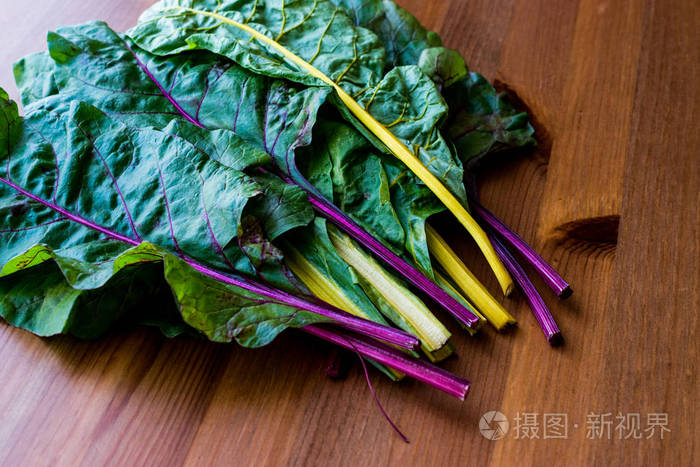
#> input picture golden_dataset/dark_products/0edaa9fa4d67ab7482a9f10c49d8fcbe.jpeg, 700 x 467 px
$ python -i app.py   (imports and definitions only)
#> lines starting #> are read from the running program, lines starting #| are printed output that depends on the picture
#> further down, picture is the input picture: PIL image 700x467 RGB; mean R, G, B 95.3, 90.3, 72
from __future__ import annotations

import base64
import hashlib
import io
import math
import os

from fastapi import FastAPI, HTTPException, Request
from fastapi.responses import JSONResponse
from PIL import Image, ImageChops, ImageEnhance, ImageFilter, ImageOps

DEFAULT_STYLE = os.getenv("IC_LIGHT_DEFAULT_STYLE", "studio")

# [1 line not run here, left out]


def _clamp(value: float, minimum: float, maximum: float) -> float:
    return max(minimum, min(maximum, value))


# [12 lines left out: functions _load_image, _to_png_bytes, not called in this run]


def _foreground_mask(image: Image.Image) -> Image.Image:
    rgb = image.convert("RGB")
    width, height = rgb.size
#> width = 700; height = 467
    sample = max(1, min(width, height) // 14)
#> sample = 33
    corners = [
        (0, 0, sample, sample),
        (width - sample, 0, width, sample),
        (0, height - sample, sample, height),
        (width - sample, height - sample, width, height),
    ]
    samples: list[tuple[int, int, int]] = []
    for box in corners:
        samples.extend(list(rgb.crop(box).getdata()))
#> after the loop, samples = 4356 items, first 6: (222, 219, 238), (222, 219, 238), (221, 218, 237), (221, 218, 237), (220, 217, 236), (220, 217, 236)
    if not samples:
        samples = [(255, 255, 255)]
    avg = (
        round(sum(px[0] for px in samples) / len(samples)),
        round(sum(px[1] for px in samples) / len(samples)),
        round(sum(px[2] for px in samples) / len(samples)),
    )
#> avg = (162, 130, 124)
    mask = Image.new("L", rgb.size, 0)
#> mask: PIL image 700x467 L; every value is 0
    pixels = rgb.load()
    mask_pixels = mask.load()
    for y in range(height):
        for x in range(width):
            red, green, blue = pixels[x, y]
            distance = math.sqrt((red - avg[0]) ** 2 + (green - avg[1]) ** 2 + (blue - avg[2]) ** 2)
            mask_pixels[x, y] = 255 if distance > 28 else 0
    return mask.filter(ImageFilter.GaussianBlur(1.4))
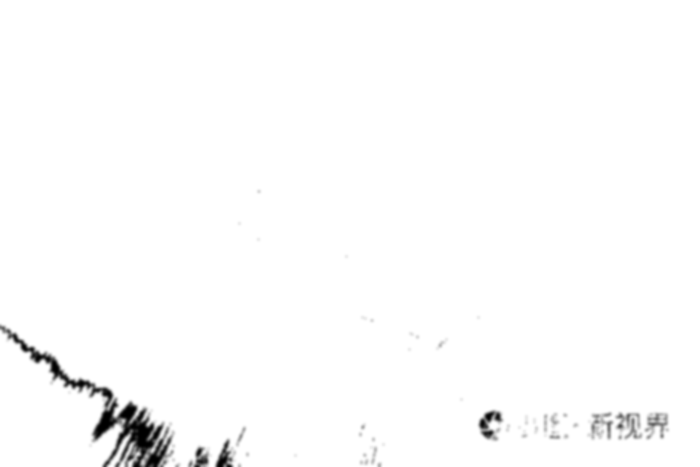
#> returned value: PIL image 700x467 L; min 0, max 255, mean 251.5


# [36 lines left out: function _relight, not called in this run]


def _encode(image: Image.Image) -> str:
    return base64.b64encode(_to_png_bytes(image)).decode("ascii")


# [7 lines that did not run here, left out]


# [21 lines not run here, left out]

>>> from PIL import Image
>>> picture = Image.open('../../golden_dataset/dark_products/0edaa9fa4d67ab7482a9f10c49d8fcbe.jpeg')
>>> result = _foreground_mask(picture)
